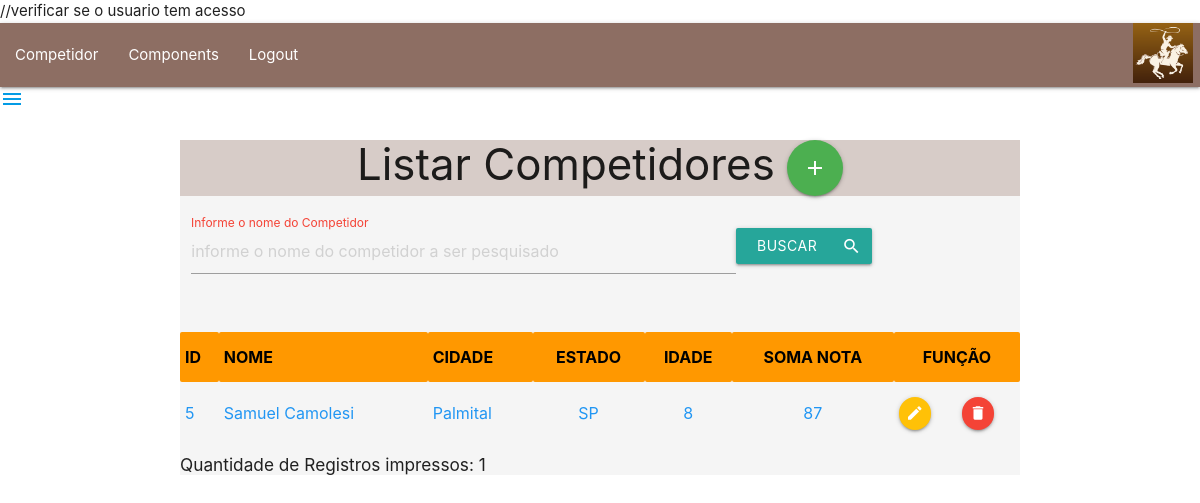
/listarCompetidores.php?busca=Samuel Camolesi (signed in), run on the app's committed database.
### tables this page shows
CREATE TABLE `competidor` (
  `id` int(11) NOT NULL,
  `nome` varchar(35) NOT NULL,
  `cidade` varchar(25) NOT NULL,
  `estado` varchar(2) NOT NULL,
  `idade` int(11) NOT NULL,
  `somanota` float NOT NULL
);

### listarCompetidores.php (the view, shortened to what this page needs)
<?php
    include 'menu.php';
    if (isset($_GET['busca']))
       $busca = trim($_GET['busca']);
    else $busca = '';
    $pdo = Conexao::conectar();
    if ($busca != '')
         $sql = "Select * from competidor WHERE nome LIKE '%" . $busca .  "%' order by nome ";
    else $sql = "Select * from competidor order by nome ";
    $listaCompetidores = $pdo->query($sql);
?>
<!DOCTYPE html>
<html lang="en">
<head>
     <link rel="stylesheet" href="https://cdnjs.cloudflare.com/ajax/libs/materialize/1.0.0/css/materialize.min.css">
</head>
<body>
     <div class="container grey lighten-4 col s12">
      <div class="brown lighten-4 col s12">
            <h3 class="align center">Listar Competidores
                 <a class="btn-floating btn-large waves-effect waves-light green"
                onclick="JavaScript:location.href='frmInsCompetidor.php'">
                <i class="material-icons">add</i></a>
            </h3>
     </div>
    <div class="row">
        <div class="input-field">
             <form action="listarCompetidores.php" method="GET" id="frmBscCompt" class="col s12">
                    <div class="input-field col s12">
                        <label for="lblNome" class="red-text text-dark-4">Informe o nome do Competidor</label>
                        <input type="text" placeholder="informe o nome do competidor a ser pesquisado" class="form-control col s8" id="txtBusca" name="busca">
                        <button class="btn waves-effect waves-light col s2" type="submit" > Buscar
                                <i class="material-icons right">search</i>
                        </button>
                    </div>
             </form>
        </div>
    </div>
    <table class="striped" class="responsive-table">
        <tr class="solid orange black-text text-dark-4 align center">
            <th>ID</th>
            <th>NOME</th>
            <th>CIDADE</th>
            <th class="align center">ESTADO</th>
            <th class="align center">IDADE</th>
            <th class="align center">SOMA NOTA</th>
            <th colspan="2" class="align center">FUNÇÃO</th>
        </tr>
        <?php
            $cont = 0;
            foreach ($listaCompetidores as $competidor){
        ?>
            <tr class="blue-text text-light-blue accent-4"  >
                <td><?php echo $competidor['id']  ?></td>
                <td><?php echo $competidor['nome']  ?></td>
                <td><?php echo $competidor['cidade']  ?></td>
                <td class="align center"><?php echo $competidor['estado']  ?></td>
                <td class="align center"><?php echo $competidor['idade']  ?></td>
                <td class="align center"><?php echo $competidor['somanota']  ?></td>
                <td><a class="btn-floating btn-small waves-effect waves-light amber"
                        onclick="JavaScript:location.href ='frmEdtCompetidor.php?id=' +
                        <?php echo $competidor['id'];?>">
                        <i class="material-icons">edit</i>
                </td>
                <td><a class="btn-floating btn-small waves-effect waves-light red"
                        onclick="JavaScript:location.href ='frmRemCompetidor.php?id=' +
                        <?php echo $competidor['id'];?>">
                        <i class="material-icons">delete</i>
               </td>
            </tr>
        <?php
            $cont++;}
        ?>
    </table>
    <h6>Quantidade de Registros impressos: <?php echo $cont;?></h6>
    </div>
</body>
</html>

### data on the page
competidor: id "5", nome "Samuel Camolesi", cidade "Palmital", estado "SP", idade "8", somanota "87"

### other printed values
$cont "1"
